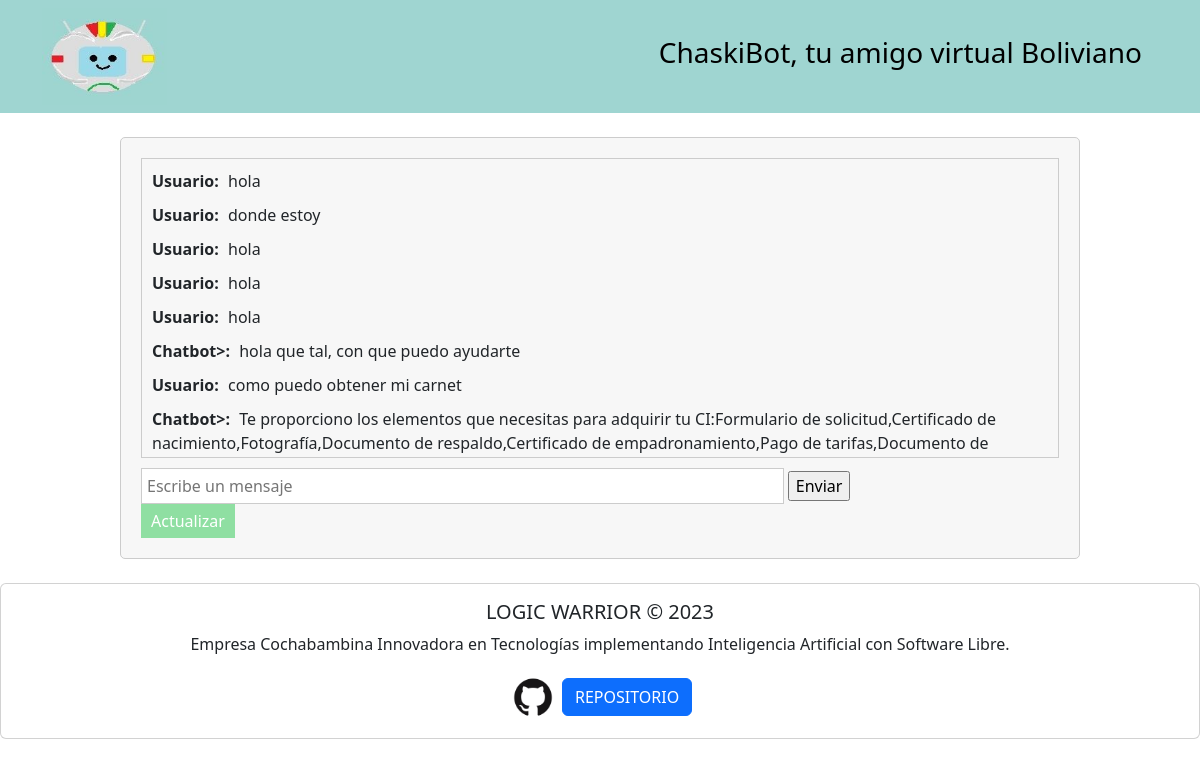
Page /chat/ on the earlier database version.
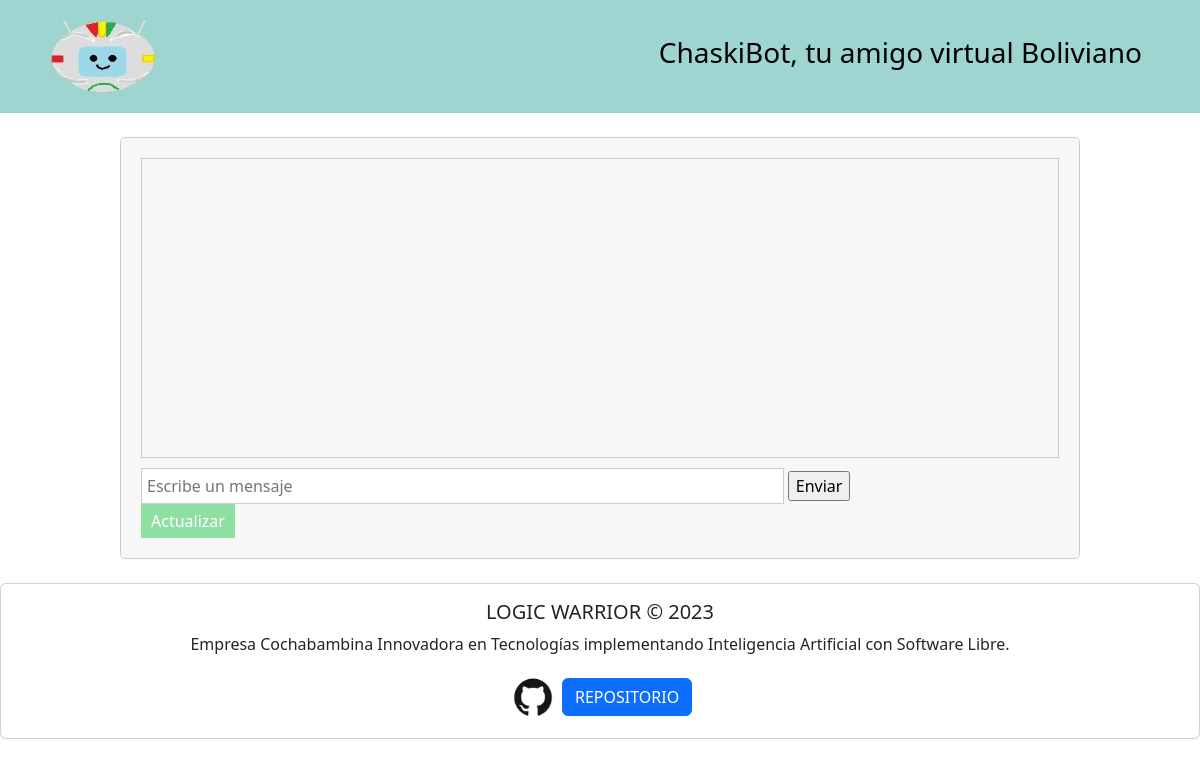
Same page on the later database version.
### chatbotApp/models.py (models this page shows, shortened)
class Menssage(models.Model):
    sender = models.CharField(max_length=100)
    content = models.TextField()
    timestamp = models.DateTimeField(auto_now_add=True)

### chatbotApp/views.py (the view)
# urls.py: path('chat/',views.chat_view, name='chat2'),
def chat_view(request):
    messages = Menssage.objects.all()
    return render(request, 'chatbotApp/chat2.html', {'messages': messages})

### chatbotApp/templates/chatbotApp/chat2.html (shortened to what this page needs)
{%load static%}
<!DOCTYPE html>
<html>
<head>
    <link rel="stylesheet" type="text/css" href="{%static 'css/chat2.css'%}">
    <link rel="stylesheet" type="text/css" href="https://cdn.jsdelivr.net/npm/bootstrap@5.3.1/dist/css/bootstrap.min.css">
</head>
<body>
    <header>
        <nav id="cabecera" class="navbar bg-body-tertiary">
            <div class="container">
                <img src="{%static '/img/ImgBOT.jpg'%}" width="125">
              <a class="navbar-brand" href="#">
                <h3>ChaskiBot, tu amigo virtual Boliviano</h3>
              </a>
            </div>
          </nav>
    </header>
      <br>
    <div class="chat-container">
        <div class="chat-messages">
            {% for message in messages %}
                <div class="message">
                    <span class="sender">{{ message.sender }}:</span>
                    <span class="content">{{ message.content }}</span>
                </div>
            {% endfor %}
        </div>
        <form method="post" action="/buscar/">
            <input type="text" name="message" placeholder="Escribe un mensaje">
            <input type="submit" value="Enviar">
        </form>
        <button id="refresh-button">Actualizar</button>
    </div>
    <br>
    <div class="card text-center">
        <div class="card-body">
          <h5 class="card-title">LOGIC WARRIOR &copy 2023</h5>
          <p class="card-text">Empresa Cochabambina Innovadora en Tecnologías implementando Inteligencia Artificial con Software Libre.</p>
          <img src="{%static '/img/GITHUB.jpg'%}" width="50">
          <a href="https://github.com/BMOO69/hackathonIA" class="btn btn-primary">REPOSITORIO</a>
        </div>
      </div>
</body>
</html>

Differences in the rows shown:
removed Menssage: sender "Usuario", content "hola"
removed Menssage: sender "Usuario", content "donde estoy"
removed Menssage: sender "Usuario", content "hola"
removed Menssage: sender "Usuario", content "hola"
removed Menssage: sender "Usuario", content "hola"
removed Menssage: sender "Chatbot>", content "hola que tal, con que puedo ayudarte"
removed Menssage: sender "Usuario", content "como puedo obtener mi carnet"
removed Menssage: sender "Chatbot>", content "Te proporciono los elementos que necesitas para adquirir tu CI:Formulario de solicitud,Certificado de nacimiento,Fotografía,Documento de respaldo,Certificado de empadronamiento,Pago de tarifas,Documento de…"
